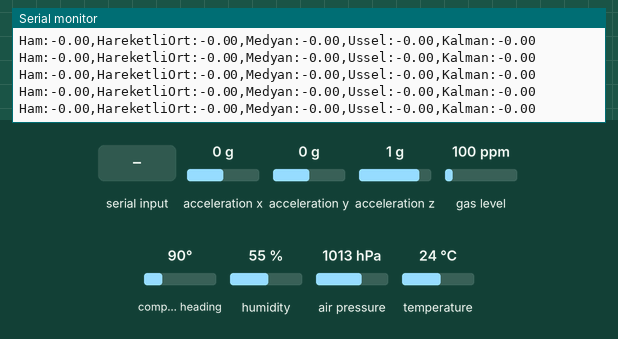
Bench run of a sketch on a simulated ESP32. Shown: the last lines printed to the serial monitor. The inputs (shaded band) are chosen by the test bench; at power-on: air pressure 1013 hPa, acceleration x 0 g, acceleration y 0 g, acceleration z 1 g, gas level 100 ppm, compass heading 90°, humidity 55 %, temperature 24 °C.

Above: at 9.8 s.
9.9 s: "T" received over Serial
At 10.07 s:
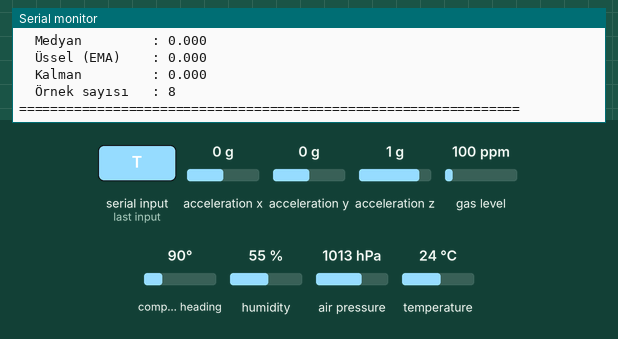
11.4 s: "S" received over Serial
At 11.63 s:
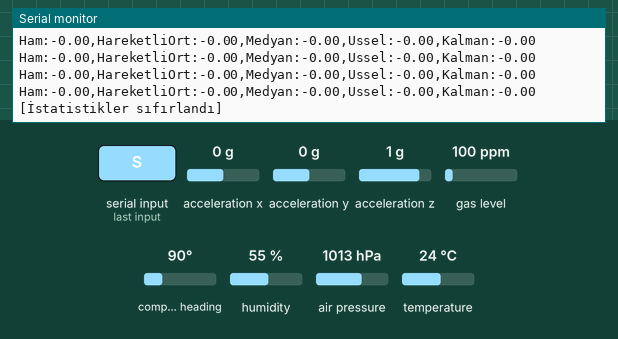
12.9 s: air pressure set to 952 hPa
At 13.18 s:
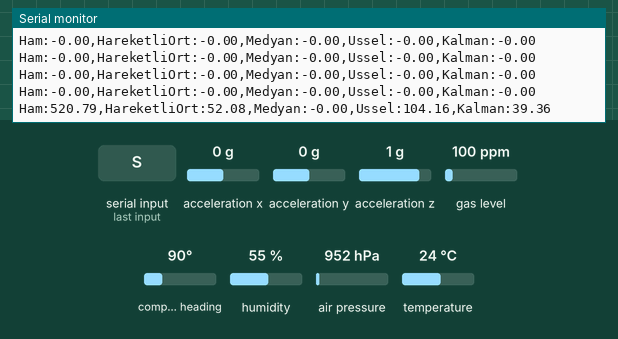
14.4 s: air pressure set to 975 hPa
At 14.43 s:
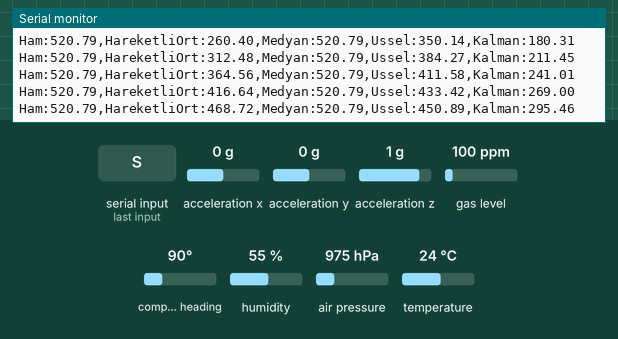
Timing chart, 0 to 16.9 s (numbered marks = the images above; inputs shaded):
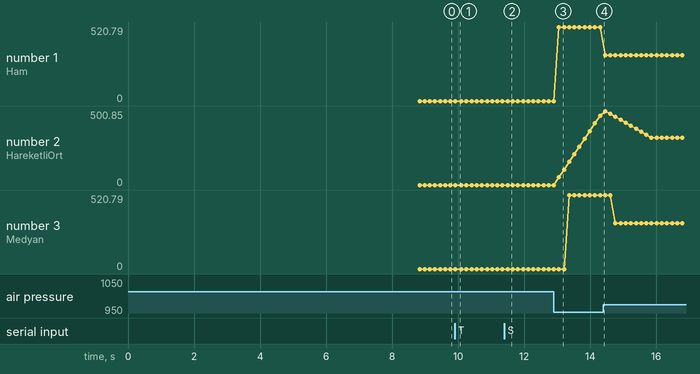

The sketch:

Filtre_Irtifa_Karsilastirma.ino
```cpp
#include <Wire.h>
#include <Adafruit_BMP3XX.h>
#include <Adafruit_Sensor.h>
#include <Adafruit_BNO055.h>

////////////////////////////////////
// ÜLGEN UKB - İRTİFA FİLTRESİ KARŞILAŞTIRMA
// BMP390'dan gelen ham irtifayı 4 farklı filtreden geçirip yan yana çizer.
//   1) Hareketli ortalama   (basit, gecikmeli)
//   2) Medyan filtresi      (ani sıçramaları / spike'ları temizler)
//   3) Üssel ortalama (EMA) (çok hafif, tek parametre)
//   4) Kalman               (şu an UKB'de kullanılan; baro + ivme birleştirir)
// Çıktı: Arduino IDE -> Araçlar -> Serial Plotter (115200 baud)
// Komutlar:
//   T -> Gürültü (standart sapma) tablosunu yazdır
//   S -> İstatistikleri sıfırla (kartı sabit tutup tekrar ölç)
//   Z -> Yer irtifasını yeniden ölç
////////////////////////////////////

Adafruit_BMP3XX bmp;
Adafruit_BNO055 bno(55, 0x28, &Wire);
bool bmpHazir = false;
bool bnoHazir = false;

////////////////////////////////////
float yerIrtifa = 0;
float linZ      = 0;      // BNO lineer ivme Z (Kalman için; BNO yoksa 0)

unsigned long simdi        = 0;
unsigned long sensorzamani = 0;
unsigned long sonYazdirma  = 0;

float basincIrtifa(float hPa) {
  return 44330.0f * (1.0f - pow((hPa / 1013.25f), 0.19029f));
}

////////////////////////////////////
// 1) HAREKETLİ ORTALAMA
// N büyüdükçe daha pürüzsüz ama daha gecikmeli olur.
////////////////////////////////////
#define HO_N 10
struct HareketliOrtalama {
  float tampon[HO_N];
  int   idx   = 0;
  int   adet  = 0;
  float toplam = 0;

  float guncelle(float x) {
    if (adet < HO_N) adet++;
    else toplam -= tampon[idx];
    tampon[idx] = x;
    toplam += x;
    idx = (idx + 1) % HO_N;
    return toplam / adet;
  }
};

////////////////////////////////////
// 2) MEDYAN FİLTRESİ
// Tek seferlik hatalı ölçümleri (spike) tamamen yok eder.
////////////////////////////////////
#define MED_N 5
struct MedyanFiltre {
  float tampon[MED_N];
  int   idx  = 0;
  int   adet = 0;

  float guncelle(float x) {
    tampon[idx] = x;
    idx = (idx + 1) % MED_N;
    if (adet < MED_N) adet++;

    float s[MED_N];
    for (int i = 0; i < adet; i++) s[i] = tampon[i];
    for (int i = 1; i < adet; i++) {           // basit sıralama
      float anahtar = s[i];
      int j = i - 1;
      while (j >= 0 && s[j] > anahtar) { s[j + 1] = s[j]; j--; }
      s[j + 1] = anahtar;
    }
    return s[adet / 2];
  }
};

////////////////////////////////////
// 3) ÜSSEL ORTALAMA (EMA)
// ALFA küçüldükçe daha yumuşak ama daha gecikmeli. (0.0 - 1.0)
////////////////////////////////////
const float USSEL_ALFA = 0.2f;
struct UsselFiltre {
  float deger = 0;
  bool  hazir = false;

  float guncelle(float x) {
    if (!hazir) { deger = x; hazir = true; }
    else deger = USSEL_ALFA * x + (1.0f - USSEL_ALFA) * deger;
    return deger;
  }
};

////////////////////////////////////
// 4) KALMAN (UKB-Kod.ino ile aynı)
////////////////////////////////////
float kalmanIrtifa = 0.0f;
float kalmanHiz    = 0.0f;
float P_00 = 1.0f, P_01 = 0.0f;
float P_10 = 0.0f, P_11 = 1.0f;
unsigned long sonKalmanZamani = 0;
bool kalmanBasladi = false;

const float Q_pozisyon = 0.001f;
const float Q_hiz      = 0.003f;
const float R_baro     = 2.0f;

void kalmanFiltresiGuncelle(float baroIrtifa, float dikeyIvme) {
  if (!kalmanBasladi) { kalmanIrtifa = baroIrtifa; kalmanHiz = 0; kalmanBasladi = true; }

  unsigned long simdiK = millis();
  float dt = (simdiK - sonKalmanZamani) / 1000.0f;
  if (dt <= 0.0f || dt > 0.1f) dt = 0.025f;
  sonKalmanZamani = simdiK;

  float tahminIrtifa = kalmanIrtifa + (kalmanHiz * dt) + (0.5f * dikeyIvme * dt * dt);
  float tahminHiz    = kalmanHiz + (dikeyIvme * dt);

  P_00 += dt * (P_10 + P_01) + dt * dt * P_11 + Q_pozisyon;
  P_01 += dt * P_11;
  P_10 += dt * P_11;
  P_11 += Q_hiz;

  float S   = P_00 + R_baro;
  float K_0 = P_00 / S;
  float K_1 = P_10 / S;
  float hata = baroIrtifa - tahminIrtifa;

  kalmanIrtifa = tahminIrtifa + (K_0 * hata);
  kalmanHiz    = tahminHiz    + (K_1 * hata);

  float p00_t = P_00, p01_t = P_01;
  P_00 -= K_0 * p00_t;
  P_01 -= K_0 * p01_t;
  P_10 -= K_1 * p00_t;
  P_11 -= K_1 * p01_t;
}

////////////////////////////////////
// İSTATİSTİK (gürültü ölçümü - Welford yöntemi)
////////////////////////////////////
struct Istatistik {
  uint32_t n = 0;
  double ort = 0, m2 = 0;
  void ekle(float x) { n++; double d = x - ort; ort += d / n; m2 += d * (x - ort); }
  float std() { return n > 1 ? (float)sqrt(m2 / (n - 1)) : 0.0f; }
  void sifirla() { n = 0; ort = 0; m2 = 0; }
};

HareketliOrtalama ho;
MedyanFiltre      med;
UsselFiltre       ussel;
Istatistik        istHam, istHo, istMed, istUssel, istKalman;

////////////////////////////////////
void yerIrtifaOlc() {
  Serial.println(F("Yer irtifası ölçülüyor (kartı sabit tut)..."));
  float toplam = 0;
  int adet = 0;
  for (int i = 0; i < 50; i++) {
    if (bmp.performReading()) { toplam += basincIrtifa(bmp.pressure / 100.0f); adet++; }
    delay(20);
  }
  if (adet > 0) {
    yerIrtifa = toplam / adet;
    Serial.printf("Yer irtifası: %.2f m\n", yerIrtifa);
  }
}

void istatistikYazdir() {
  Serial.println(F("\n===== GÜRÜLTÜ (standart sapma, m) - kart SABİTKEN anlamlı ====="));
  Serial.printf("  Ham            : %.3f\n", istHam.std());
  Serial.printf("  Hareketli ort. : %.3f\n", istHo.std());
  Serial.printf("  Medyan         : %.3f\n", istMed.std());
  Serial.printf("  Üssel (EMA)    : %.3f\n", istUssel.std());
  Serial.printf("  Kalman         : %.3f\n", istKalman.std());
  Serial.printf("  Örnek sayısı   : %lu\n", (unsigned long)istHam.n);
  Serial.println(F("================================================================\n"));
}

void komutIsle() {
  while (Serial.available()) {
    char k = toupper(Serial.read());
    if (k == 'T') istatistikYazdir();
    else if (k == 'S') {
      istHam.sifirla(); istHo.sifirla(); istMed.sifirla(); istUssel.sifirla(); istKalman.sifirla();
      Serial.println(F("[İstatistikler sıfırlandı]"));
    } else if (k == 'Z') yerIrtifaOlc();
  }
}

////////////////////////////////////
void setup() {
  Serial.begin(115200);
  unsigned long bekle = millis();
  while (!Serial && millis() - bekle < 3000);

  Wire.begin();
  bmpHazir = bmp.begin_I2C(0x77) || bmp.begin_I2C(0x76);
  if (!bmpHazir) { Serial.println(F("HATA: BMP390 bulunamadı!")); while (1) delay(1000); }

  bmp.setTemperatureOversampling(BMP3_OVERSAMPLING_8X);
  bmp.setPressureOversampling(BMP3_OVERSAMPLING_4X);
  bmp.setIIRFilterCoeff(BMP3_IIR_FILTER_COEFF_3);
  bmp.setOutputDataRate(BMP3_ODR_50_HZ);

  if (bno.begin()) { bnoHazir = true; bno.setExtCrystalUse(true); }
  else Serial.println(F("UYARI: BNO055 yok, Kalman ivme girişi 0 kullanılacak."));

  yerIrtifaOlc();
  Serial.println(F("Komutlar: T = gürültü tablosu, S = istatistik sıfırla, Z = yer irtifası"));
}

////////////////////////////////////
void loop() {
  simdi = millis();
  komutIsle();

  if (simdi - sensorzamani >= 25) {
    sensorzamani = simdi;

    if (bnoHazir) {
      imu::Vector<3> lin = bno.getVector(Adafruit_BNO055::VECTOR_LINEARACCEL);
      linZ = lin.z();
    }

    if (bmp.performReading()) {
      float ham = basincIrtifa(bmp.pressure / 100.0f) - yerIrtifa;

      float fHo     = ho.guncelle(ham);
      float fMed    = med.guncelle(ham);
      float fUssel  = ussel.guncelle(ham);
      kalmanFiltresiGuncelle(ham + yerIrtifa, linZ);
      float fKalman = kalmanIrtifa - yerIrtifa;

      istHam.ekle(ham); istHo.ekle(fHo); istMed.ekle(fMed);
      istUssel.ekle(fUssel); istKalman.ekle(fKalman);

      if (simdi - sonYazdirma >= 50) {
        sonYazdirma = simdi;
        Serial.printf("Ham:%.2f,HareketliOrt:%.2f,Medyan:%.2f,Ussel:%.2f,Kalman:%.2f\n",
                      ham, fHo, fMed, fUssel, fKalman);
      }
    }
  }
}
```

Measured:
- after the input at 9.9 s, the serial monitor: prints a new line at once (image 1)
- after the input at 11.4 s, the serial monitor: prints a new line after 0.10 s (image 2)
- after the input at 12.9 s, the serial monitor: prints a new line after 0.15 s (image 3)
- plotted number 1: 0 → 520.79 after the input at 12.9 s, 520.79 → 321.34 after the input at 14.4 s
- plotted number 2: 0 → 468.72 after the input at 12.9 s, 468.72 → 321.34 after the input at 14.4 s
- plotted number 3: 0 → 520.79 after the input at 12.9 s, 520.79 → 321.34 after the input at 14.4 s
